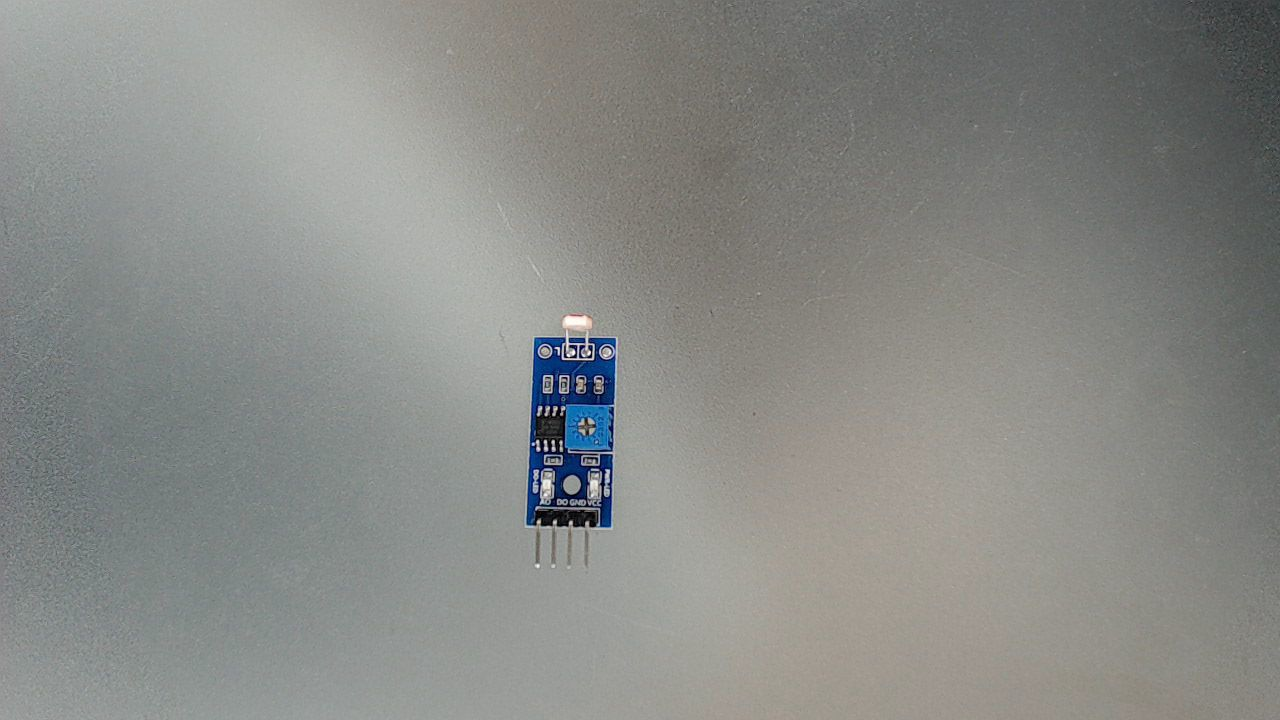
#> input picture profiles/components/photoresistor-module/reference.jpg, 1280 x 720 px
$ python -i quality.py   (imports and definitions only)
#> lines starting #> are read from the running program, lines starting #| are printed output that depends on the picture
#> further down, picture is the input picture: shape (720, 1280, 3); mean B, G, R 134.8, 138.1, 136.5
"""Real-time spatial and motion-gated temporal denoising at native resolution."""
import cv2
import numpy as np


class RgbDenoiser:
    MODES = ("original", "clean", "strong")

    def __init__(self, mode="clean"):
        if mode not in self.MODES:
            raise ValueError(f"Unknown quality mode: {mode}")
        self.mode = mode
        self.history = None
        self.previous_motion_luma = None
        self.previous_chroma = None
        self.motion_kernel = np.ones((5, 5), np.uint8)
        self.clean_motion_kernel = np.ones((3, 3), np.uint8)
        self.last_motion_fraction = 0.0

    def reset(self):
        self.history = None
        self.previous_motion_luma = None
        self.previous_chroma = None
        self.last_motion_fraction = 0.0

    def process(self, frame):
        if frame.dtype != np.uint8 or frame.ndim != 3 or frame.shape[2] != 3:
            raise ValueError("Expected uint8 BGR frame")
        if self.mode == "original":
            return frame
        if self.mode == "clean":
            return self._process_clean(frame)
        strong = self.mode == "strong"
        ycc = cv2.cvtColor(frame, cv2.COLOR_BGR2YCrCb)
        y, cr, cb = cv2.split(ycc)
        motion_luma = cv2.GaussianBlur(y, (5, 5), 1.0)
        # Bilateral filtering smooths small fluctuations while retaining edges.
        y = cv2.bilateralFilter(y, 5, 16 if strong else 10, 1.7 if strong else 1.3)
        # Color speckles are less visible spatial detail than luminance edges.
        cr = cv2.GaussianBlur(cr, (5, 5), 1.0 if strong else 0.7)
        cb = cv2.GaussianBlur(cb, (5, 5), 1.0 if strong else 0.7)
        current = cv2.merge((y, cr, cb))
        if self.history is None or self.history.shape != current.shape:
            self.history = current.astype(np.float32)
        else:
            difference = cv2.absdiff(motion_luma, self.previous_motion_luma)
            # Expand changed areas so moving boundaries do not inherit old pixels.
            _, moving = cv2.threshold(difference, 7 if strong else 5, 255, cv2.THRESH_BINARY)
            color_difference = cv2.max(cv2.absdiff(cr, self.previous_chroma[0]),
                                      cv2.absdiff(cb, self.previous_chroma[1]))
            _, color_moving = cv2.threshold(color_difference, 12 if strong else 10,
                                           255, cv2.THRESH_BINARY)
            moving = cv2.bitwise_or(moving, color_moving)
            moving = cv2.dilate(moving, self.motion_kernel)
            self.last_motion_fraction = cv2.countNonZero(moving) / moving.size
            cv2.accumulateWeighted(current, self.history, 1.0, mask=moving)
            cv2.accumulateWeighted(current, self.history, 0.28 if strong else 0.42,
                                   mask=cv2.bitwise_not(moving))
        self.previous_motion_luma = motion_luma
        self.previous_chroma = (cr, cb)
        return cv2.cvtColor(cv2.convertScaleAbs(self.history), cv2.COLOR_YCrCb2BGR)

    def _process_clean(self, frame):
        """Light Eye cleanup that retains fine GPIO detail and responds to motion.

        Keep only uint8 YCrCb history: weighted blending plus a current-pixel
        copy avoids two full float32 accumulation passes. STRONG retains its
        heavier filtering for scenes where noise suppression matters more.
        """
        y, cr, cb = cv2.split(cv2.cvtColor(frame, cv2.COLOR_BGR2YCrCb))
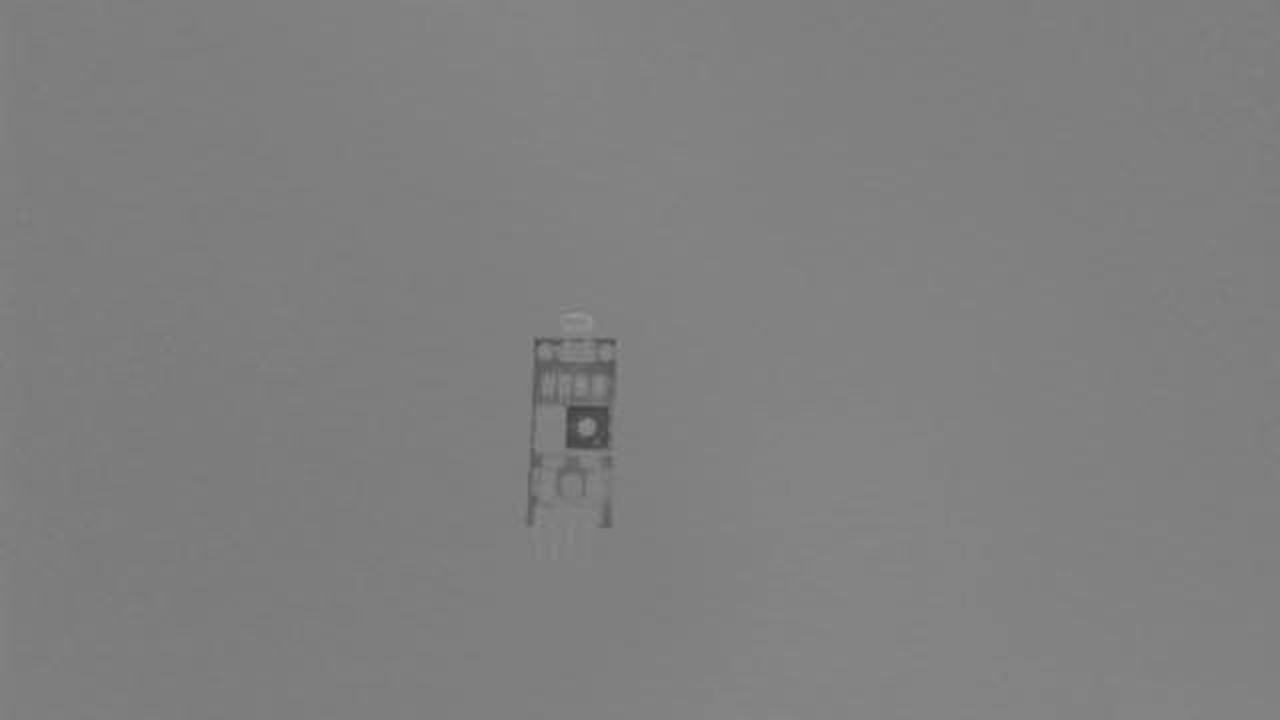
#> cr: shape (720, 1280); min 65, max 153, mean 127.5
        motion_luma = cv2.GaussianBlur(y, (3, 3), 0.8)
        y = cv2.bilateralFilter(y, 3, 7, 0.8)
        cr = cv2.GaussianBlur(cr, (3, 3), 0.7)
        cb = cv2.GaussianBlur(cb, (3, 3), 0.7)
        current = cv2.merge((y, cr, cb))
#> current: shape (720, 1280, 3); mean of channels 0, 1, 2 136.8, 127.5, 126.6
        if self.history is None or self.history.shape != current.shape:
            self.history = current
            self.last_motion_fraction = 0.0
        else:
            difference = cv2.absdiff(motion_luma, self.previous_motion_luma)
            moving = cv2.threshold(difference, 3, 255, cv2.THRESH_BINARY)[1]
            color_difference = cv2.max(cv2.absdiff(cr, self.previous_chroma[0]),
                                      cv2.absdiff(cb, self.previous_chroma[1]))
            color_moving = cv2.threshold(color_difference, 8, 255, cv2.THRESH_BINARY)[1]
            moving = cv2.dilate(cv2.bitwise_or(moving, color_moving), self.clean_motion_kernel)
            self.last_motion_fraction = cv2.countNonZero(moving) / moving.size
            blended = cv2.addWeighted(current, 0.6, self.history, 0.4, 0)
            cv2.copyTo(current, moving, blended)
            self.history = blended
        self.previous_motion_luma = motion_luma
        self.previous_chroma = (cr, cb)
        return cv2.cvtColor(self.history, cv2.COLOR_YCrCb2BGR)

>>> import cv2
>>> picture = cv2.imread('../../../../profiles/components/photoresistor-module/reference.jpg')
>>> result = RgbDenoiser().process(picture)
